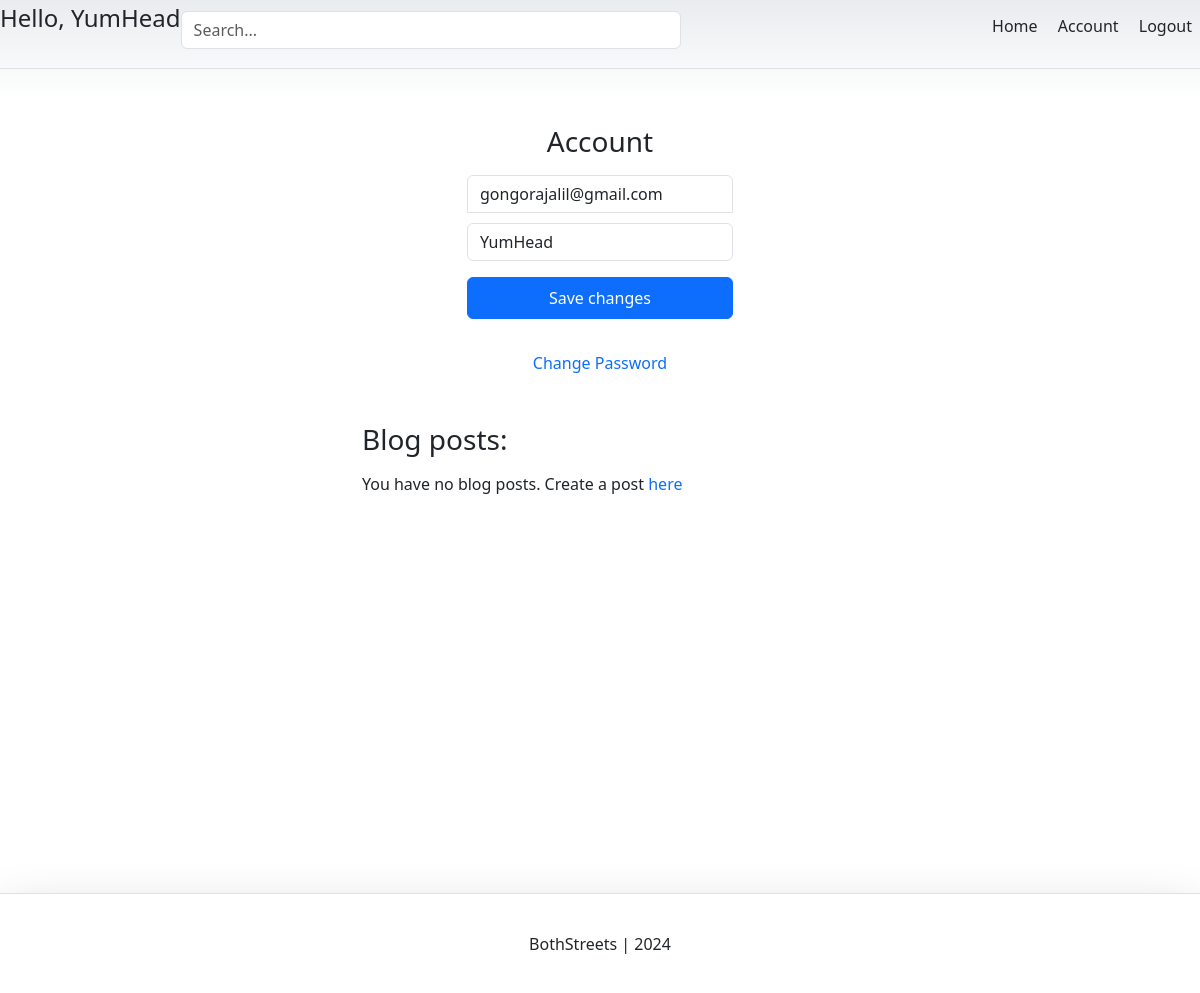
The app's page /account/ (signed in) with its own data.
### account/models.py (models this page shows, shortened)
class Account(AbstractBaseUser):
    email  = models.EmailField(verbose_name="email", max_length=60, unique=True)
    username = models.CharField(max_length=30, unique=True)
    date_joined = models.DateTimeField(verbose_name='date joined', auto_now_add=True)
    last_login = models.DateTimeField(verbose_name='last login', auto_now=True)
    is_admin = models.BooleanField(default=False)
    is_active = models.BooleanField(default=True)
    is_staff = models.BooleanField(default=False)
    is_supervisor = models.BooleanField(default=False)
    USERNAME_FIELD = 'email'
    REQUIRED_FIELDS = ['username']
    objects = MyAccountManager()

### account/views.py (the view)
# urls.py: path('account/', account_view, name = "account"),
def account_view(request):
    if not request.user.is_authenticated:
        return redirect("login")
    context = {}
    if request.POST:
        form = AccountUpdateForm(request.POST, instance = request.user)
        if form.is_valid():
            form.initial = {
                    "email": request.POST['email'],
                    "username": request.POST['username'],
            }
            form.save()
            context['success_message'] = "Updated"
    else:
        form = AccountUpdateForm(
                initial= {
                      "email": request.user.email,
                      "username": request.user.username,
                }
                )
    context['account_form'] = form
    blog_posts = BlogPost.objects.filter(author=request.user)
    context['blog_posts'] = blog_posts
    return render(request, "account/account.html", context)

### account/forms.py (shortened to what this page needs)
class AccountUpdateForm(forms.ModelForm):
    class Meta:
        model = Account
        fields = ('email', 'username')

### account/templates/account/account.html (shortened to what this page needs)
{% extends 'base.html' %}
{% block content %}
<main class="form-signin w-100 m-auto">
  <form class="form-signin" method="post">{% csrf_token %}
    <h1 class="h3 mb-3 fw-normal">Account</h1>
      <input type="email" name="email" class="form-control" id="floatingInput" placeholder="name@example.com"
      value="{{account_form.initial.email}}">
      <input type="text" name="username" class="form-control" id="inputUsername" placeholder="Username"
      value="{{account_form.initial.username}}">
    <button class="btn btn-primary w-100 py-2" type="submit">Save changes</button>
  </form>
</main>
<div class="d-flex flex-column">
  <a class="m-auto" href="{% url 'password_change' %}">Change Password</a>
</div>
<div class="container mt-4 p-4">
  <div class="row">
    <div class="blog-posts">
        <h3 class="mx-auto mb-3 font-weight-normal">Blog posts:</h3>
        {% if blog_post  %}
        <u1>
          {% for post in blog_posts %}
            <a href="{% url 'blog:detail' post.slug %}" style="text-decoration: none;">
              <li class="list-group-item">{{post}}</li>
            </a>
          {% endfor %}
        </u1>
          {% else %}
          <p>You have no blog posts. Create a post <a href="{% url 'blog:create'   %}">here</a></p>
          {% endif %}
    </div>
  </div>
</div>
{% endblock content %}

### Templates/snippets/header.html (shortened to what this page needs)
<link href="https://cdn.jsdelivr.net/npm/bootstrap@5.3.3/dist/css/bootstrap.min.css" rel="stylesheet">
<div class="d-flex flex-column flex-md-row align-items-center pb-3 mb-4 border-bottom">
    <span class="fs-4">
        {% if request.user.is_authenticated %}
        <p> Hello, {{request.user.username}} </p>
        {% endif %}
    </span>
   <div class = "search-bar mt-sm-2 mr-2">
      <form method="get">
            <input type="text" class="form-control" name="q" id="id_q" placeholder="Search...">
      </form>
   </div>
    <nav class="mt-2 mt-md-0 ms-md-auto">
      {% if request.user.is_authenticated %}
        <a class="p-2 text-dark" href="{% url 'home' %}"> Home </a>
        <a class="p-2 text-dark" href="{% url 'account' %}"> Account </a>
        <a class="p-2 text-dark" href="{% url 'logout' %}"> Logout </a>
      {% else %}
        <a class="p-2 text-dark" href="{% url 'home' %}"> Home</a>
        <a class="p-2 text-dark" href = "{%  url 'login'  %}"> Login </a>
        <a class="btn btn-outline-primary" href="{% url 'register' %}"> Register </a>
      {% endif %}
    </nav>
  </div>

### Templates/snippets/header.html (style rules this page uses)
body { background-image: linear-gradient(180deg, var(--bs-secondary-bg), var(--bs-body-bg) 100px, var(--bs-body-bg)); }
.container { max-width: 960px; }
a { text-decoration: none; }
.search-bar { max-width: 500px; width: 100%; }
form { width: 100%; }

### Templates/snippets/base_css.html (style rules this page uses)
body { background-color: #f2f2f2; }

### account/templates/account/account.html (style rules this page uses)
.form-signin { max-width: 330px; padding: 1rem; }
.form-signin input[type="email"] { margin-bottom: 10px; border-bottom-right-radius: 0; border-bottom-left-radius: 0; }
.h3 { text-align: center; }
.blog-posts { max-width: 500px; width:100%; margin: auto; }

### records on screen
Account: user.username "YumHead", email "gongorajalil@gmail.com", username "YumHead"
